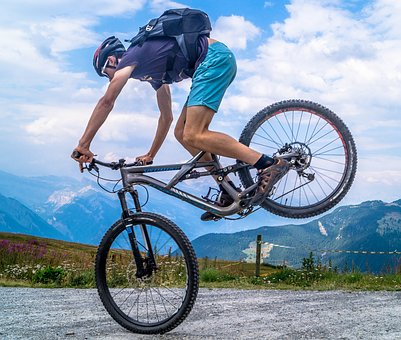
#> input picture DigitalImageProcessing/images/cycle.jpg, 401 x 340 px
$ jupyter execute OpenCVIntro.ipynb
#> lines starting #> are read from the running program, lines starting #| are printed output that depends on the picture; after the words box and inside, x2 and y2 are one past the last pixel; in counts of white or black regions, pixels touching at a corner belong together
# Image Processing
* The goal of computer vision is to understand the story unfolding in a picture. As humans, this is quite simple. But for computers, the task is extremely difficult.
* What other types of useful applications of computer vision are there? There is sevral examples:
    1. Well, we could build representations of our 3D world using public image repositories like Flickr. We could download thousands and thousands of pictures of Manhattan, taken by citizens with their smartphones and cameras, and then analyze them and organize them to construct a 3D representation of the city. We would then virtually navigate this city through our computers. Sound cool?
    2. Another popular application of computer vision is surveillance.
    3. While surveillance tends to have a negative connotation of sorts, there are many different types of surveillance. One type of surveillance is related to analyzing security videos, looking for possible suspects after a robbery.
    4. But a different type of surveillance can be seen in the retail world. Department stores can use calibrated cameras totrack how you walk through their stores and which kiosks you stop at.
    5. On your last visit to your favorite clothing retailer, did you stop to examine the spring’s latest jean trends? How long did you look at the jeans? What was your facial expression as you looked at the jeans? Did you then pickup a pair and head to the dressing room? These are all types of questions that computer vision surveillance systems can answer.
    6. Perhaps the biggest success computer vision success story you may have heard of is the X-Box 360 Kinect. The Kinect can use a stereo camera to understand the depth of an image, allowing it to classify and recognize human poses, with the help of some machine learning, of course.

## Loading Image

[cell 1]
import cv2
image = cv2.imread('images/cycle.jpg')
#> image is the input picture: shape (340, 401, 3); mean B, G, R 175.8, 156.1, 136.3
print ("width: %d pixels" % (image.shape[1]))
#| width: 401 pixels
print ("height: %d pixels" % (image.shape[0]))
#| height: 340 pixels
print ("channels: %d" % (image.shape[2]))
#| channels: 3
cv2.imshow("Image", image)
if(cv2.waitKey(0)):
#> (key Esc is pressed here)
 cv2.destroyAllWindows()

## Saving an Image

[cell 2]
cv2.imwrite("newimage.jpg", image)
#> Out = True

### Results
* Examining the the output of the script, you should also see some basic information on our image. You’ll note that the image width, height, and 3 channels (the RGB components of the image). Represented as a **NumPy array**,So here, image has a shape of (401,340,3)
* **When we write matrices, it is common to write them in the form (# of rows × # of columns) – this is not the case for NumPy. NumPy actually gives you the number of columns, then the number of rows. This is important to keep in mind.**

# Image Basics
### What is Pixel?
* Every image consists of a set of pixels. Pixels are the raw, building blocks of an image. There is no finer granularity than the pixel.
* Normally, we think of a pixel as the “color” or the “intensity” of light that appears in a given place in our image.
* If we think of an image as a grid, each square in the grid contains a single pixel.
* Most pixels are represented in two ways: grayscale and color. In a grayscale image, each pixel has a value between 0 and 255, where zero is corresponds to “black” and 255 being “white”.
    * The values in between 0 and 255 are varying shades of gray, where values closer to 0 are darker and values closer 255 are lighter.
* Color pixels are normally represented in the RGB color space – one value for the Red component, one for Green, and one for Blue.
    * Other color spaces exist, but let’s start with the basics and move our way up from there.
* Each of the three colors are represented by an integer in the range 0 to 255, which indicates how “much” of the color there is.
    * Given that the pixel value only needs to be in the range [0, 255] we normally use an 8-bit unsigned integer to represent each color intensity.
* We then combine these values into a RGB tuple in the form (red, green, blue). This tuple represents our color.
* To construct a white color, we would fill each of the red, green, and blue buckets completely up, like this: (255,255,255).
* Then, to create a black color, we would empty each of the buckets out: (0,0,0)
* To create a pure red color, we would fill up the red bucket (and only the red bucket) up completely: (255,0,0)
* For your reference, here are some common colors represented as RGB tuples:

|  Color   |  Corresponding RGB Tuple  |
|:---------|:-------------------------:|
|  Black   |           (0,0,0)         |
|  White   |        (255,255,255)      |
|  Red     |          (255,0,0)        |
|  Green   |          (0,255,0)        |
|  Blue    |          (0,0,255)        |
|  Aqua    |         (0,255,255)       |
| Fuchsia  |         (255,0,255)       |
|  Maroon  |          (128,0,0)        |
|  Navy    |          (0,0,128)        |
|  Olive   |         (128,128,0)       |
|  Purple  |         (128,0,128)       |
|  Teal    |         (0,128,128)       |
|  Yellow  |         (255,255,0)       |

## Accessing and Manipulating Pixels
* Every time we have to consider our image is placed on plane graph sheet so that we can access every pixel by calling its position.
* Remember, OpenCV represents images as NumPy arrays.Conceptually, we can think of this representation as a matrix.
* In order to access a pixel value, we just need to supply the x and y coordinatesof the pixel we are interested in.
* From there, we are given a tuple representing the Red, Green, and Blue components of the image.
* <span style="color:red"> **However, it’s important to note that OpenCV stores RGB channels in reverse order. While we normally think in terms of Red, Green, and Blue, OpenCV actually stores them in the order of Blue, Green, and Red. This is important to note since it could cause some confusion later.** </span>

[cell 3]
import cv2
image = cv2.imread('images/cycle.jpg')
cv2.imshow("Original", image)
(b, g, r) = image[0, 0]
#> b = 248; g = 225; r = 199
print("Pixel at (0, 0) - Red: %d, Green: %d, Blue: %d" % (r, g, b))
#| Pixel at (0, 0) - Red: 199, Green: 225, Blue: 248
image[0, 0] = (0, 0, 255) #purposefully changing Pixel at [0,0]
#> image: shape (340, 401, 3); under 0.01% of pixels changed, all inside (x1, y1, x2, y2) = (0, 0, 1, 1)
(b, g, r) = image[0, 0]
#> b = 0; g = 0; r = 255
print("Pixel at (0, 0) - Red: %d, Green: %d, Blue: %d" % (r, g, b))
#| Pixel at (0, 0) - Red: 255, Green: 0, Blue: 0
corner = image[0:100, 0:100]
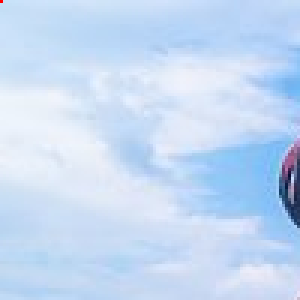
#> corner: shape (100, 100, 3) (shown 3 times larger); mean B, G, R 244.1, 218.2, 197.2
cv2.imshow("Corner", corner)
image[0:100, 0:100] = (0, 255, 0)
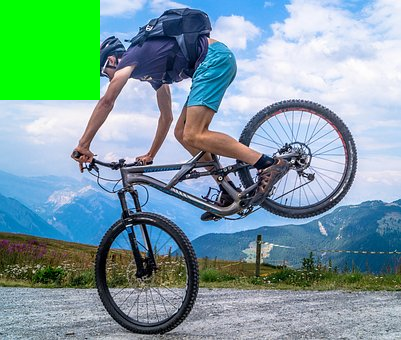
#> image: shape (340, 401, 3); mean B, G, R 157.9, 158.8, 121.8
cv2.imshow("Updated", image)
cv2.waitKey(0)

* In above program on line 9, we grab a 100 × 100 pixel region of the image.In fact, this is the top-left corner of the image! In order to grab chunks of an image, NumPy expects we provide four indexes:
    1. **Start y:** The first value is the starting y coordinate. This is where our array slice will start along the y-axis. In our example above, our slice starts at y = 0.
    2. **End y:** Just as we supplied a starting y value, we must provide an ending y value. Our slice stops along the y-axis when y = 100.
    3. **Start x:** The third value we must supply is the starting x coordinate for the slice. In order to grab the top-left region of the image, we start at x = 0.
    4. **End x:** Lastly, we need to provide a x-axis value for our slice to stop. We stop when x = 100.

# Drawing

[cell 4]
import numpy as np
import cv2
canvas = np.zeros((300, 300, 3), dtype = "uint8") # Since Every Pixel is zero it produces a black background
green = (0, 255, 0)
cv2.line(canvas, (0, 0), (300, 300), green) # Shows a line between (0,0) and (300,300)
cv2.imshow("Canvas", canvas)
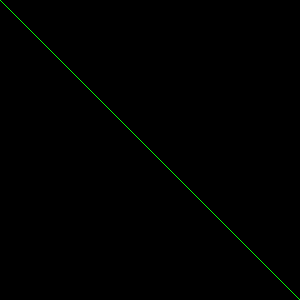
#> window 'Canvas': shape (300, 300, 3); mean B, G, R 0, 0.8, 0
cv2.waitKey(0)
red = (0, 0, 255)
cv2.line(canvas, (300, 0), (0, 300), red, 3)
cv2.imshow("Canvas", canvas)
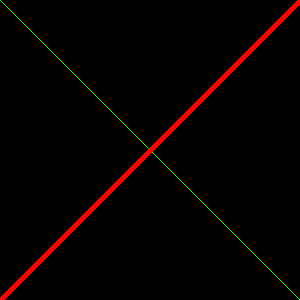
#> window 'Canvas': shape (300, 300, 3); mean B, G, R 0, 0.8, 5.9
if(cv2.waitKey(0)):
#> (key Esc is pressed here)
    cv2.destroyAllWindows()

[cell 5]
import numpy as np
import cv2
canvas = np.zeros((300, 300, 3), dtype = "uint8") # Since Every Pixel is zero it produces a black background
green = (0, 255, 0)
cv2.line(canvas, (0, 0), (300, 300), green) # Shows a line between (0,0) and (300,300)
cv2.imshow("Canvas", canvas)
cv2.waitKey(0)
red = (0, 0, 255)
cv2.line(canvas, (300, 0), (0, 300), red, 3)
cv2.imshow("Canvas", canvas)
cv2.waitKey(0)
cv2.rectangle(canvas, (10, 10), (60, 60), green)
cv2.imshow("Canvas", canvas)
cv2.waitKey(0)
cv2.rectangle(canvas, (50, 200), (200, 225), red, 5)
cv2.imshow("Canvas", canvas)
cv2.waitKey(0)
blue = (255, 0, 0)
cv2.rectangle(canvas, (200, 50), (225, 125), blue, -1)
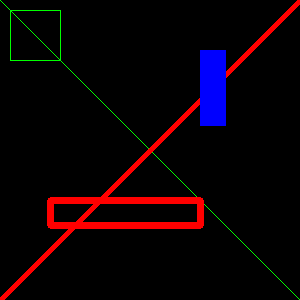
#> canvas: shape (300, 300, 3); mean of channels 0, 1, 2 5.6, 1.4, 12; drawn as B, G, R
cv2.imshow("Canvas", canvas)
cv2.waitKey(0)
canvas = np.zeros((300, 300, 3), dtype = "uint8")
(centerX, centerY) = (canvas.shape[1] // 2, canvas.shape[0] // 2)
white = (255, 255, 255)
for r in range(0, 175, 25):
    cv2.circle(canvas, (centerX, centerY), r, white)
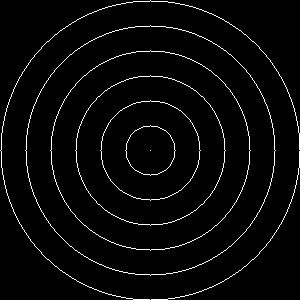
#> canvas: shape (300, 300, 3); 3.3% white in thin lines or dots
cv2.imshow("Canvas", canvas)
if(cv2.waitKey(0)):
#> (key Esc is pressed here)
    cv2.destroyAllWindows()

## Drawing Circles

[cell 6]
import numpy as np
import cv2
canvas = np.zeros((300, 300, 3), dtype = "uint8")
(centerX, centerY) = (canvas.shape[1] // 2, canvas.shape[0] // 2)
white = (255, 255, 255)
for r in range(0, 175, 25):
    cv2.circle(canvas, (centerX, centerY), r, white)
cv2.imshow("Canvas", canvas)
if(cv2.waitKey(0)):
#> (key Esc is pressed here)
    cv2.destroyAllWindows()

[cell 7]
import numpy as np
import cv2
canvas = np.zeros((300, 300, 3), dtype = "uint8")
for i in range(0, 25):
    radius = np.random.randint(5, high = 200)
    color = np.random.randint(0, high = 256, size = (3,)).tolist()
    pt = np.random.randint(0, high = 300, size = (2,))
    cv2.circle(canvas, tuple(pt), radius, color, -1)
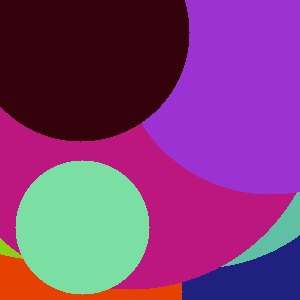
#> canvas: shape (300, 300, 3); mean of channels 0, 1, 2 120.2, 61, 125.3; drawn as B, G, R
cv2.imshow("Canvas", canvas)
if(cv2.waitKey(0)):
#> (key Esc is pressed here)
    cv2.destroyAllWindows()

$ run again, with DigitalImageProcessing/images/aero.jpg copied over DigitalImageProcessing/images/cycle.jpg
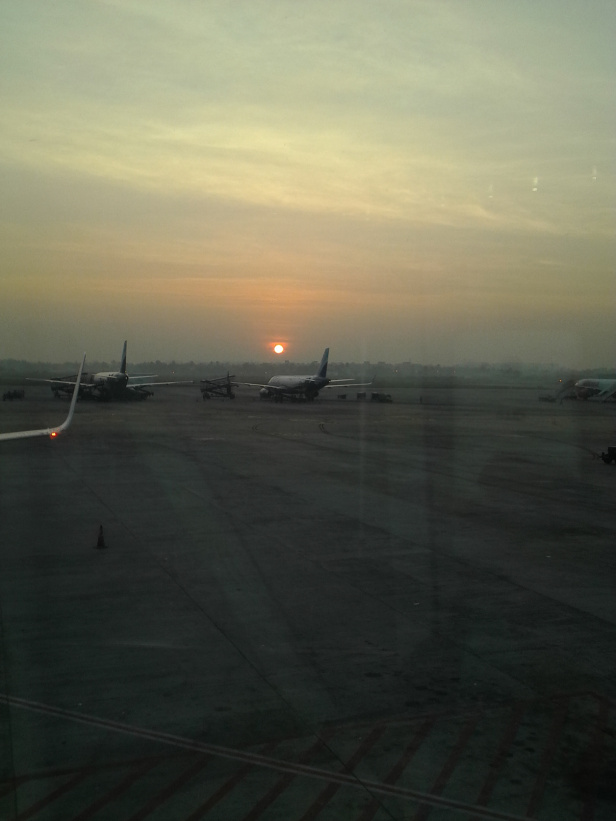
#> input picture DigitalImageProcessing/images/aero.jpg, 616 x 821 px
#> image is the input picture: shape (821, 616, 3); mean B, G, R 80.1, 97, 96.6
#| width: 616 pixels
#| height: 821 pixels
#| channels: 3
#> Out = True
#> `(b, g, r) = image[0, 0]`: b = 141; g = 166; r = 152
#| Pixel at (0, 0) - Red: 152, Green: 166, Blue: 141
#> `(b, g, r) = image[0, 0]`: b = 0; r = 255
#| Pixel at (0, 0) - Red: 255, Green: 0, Blue: 0
#> `corner = image[0:100, 0:100]`:
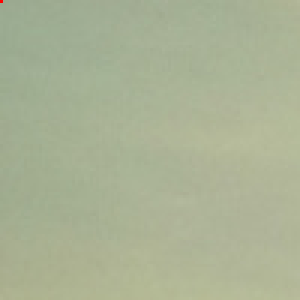
#> corner: shape (100, 100, 3) (shown 3 times larger); mean B, G, R 149.1, 178.5, 169.9
#> `image[0:100, 0:100] = (0, 255, 0)`:
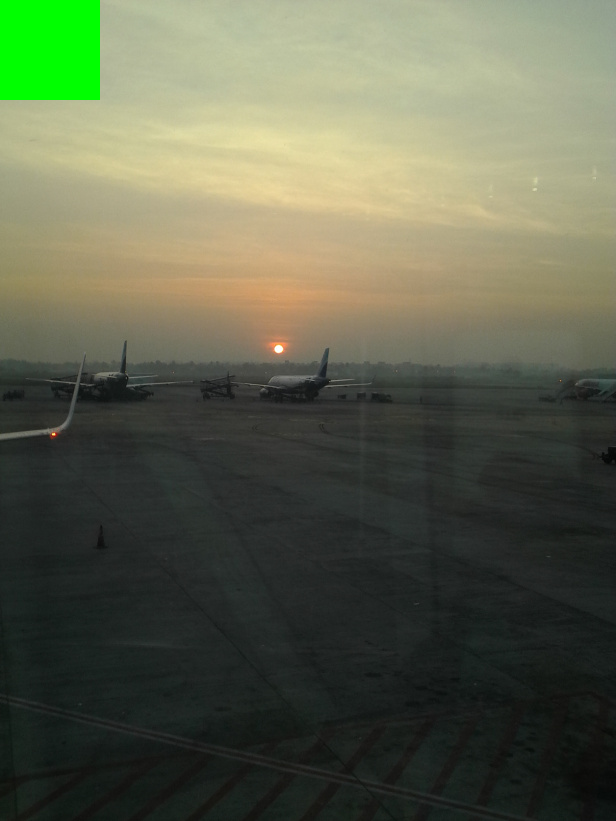
#> image: shape (821, 616, 3); mean B, G, R 77.2, 98.5, 93.2

$ run again, with DigitalImageProcessing/images/bisons.jpg copied over DigitalImageProcessing/images/cycle.jpg
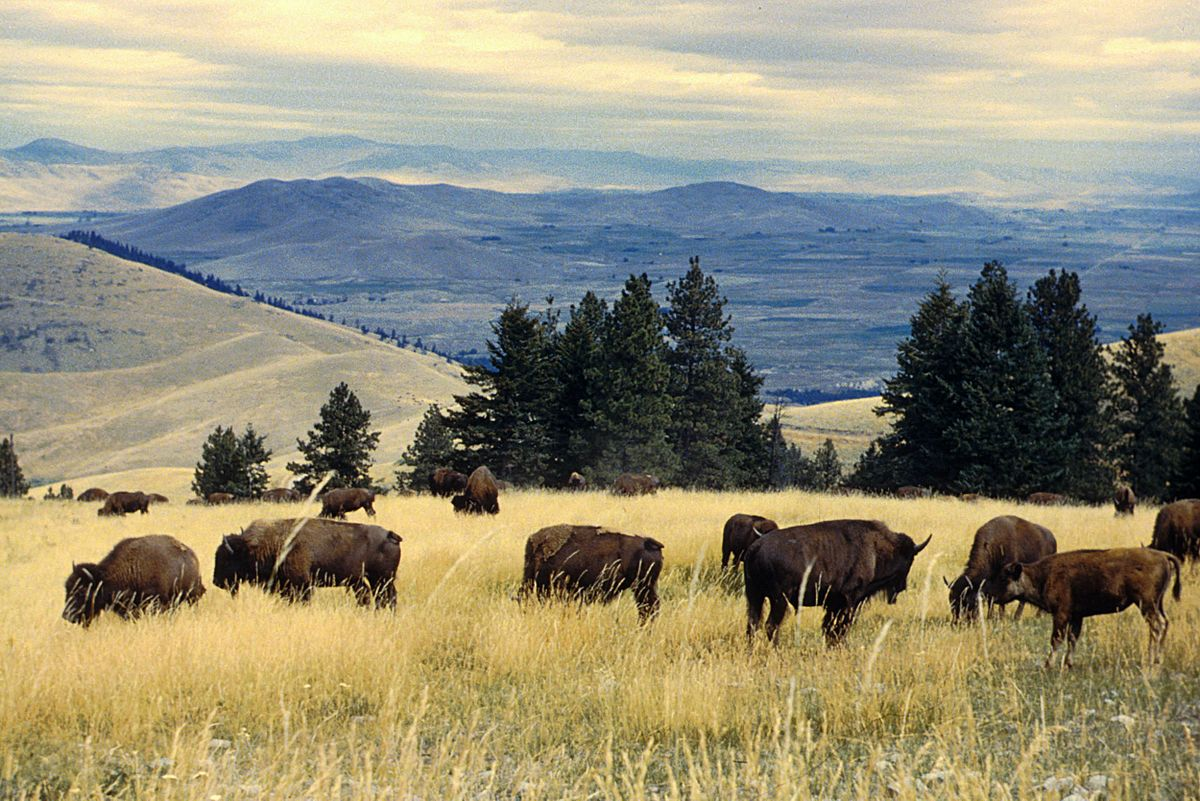
#> input picture DigitalImageProcessing/images/bisons.jpg, 1200 x 801 px
#> image is the input picture: shape (801, 1200, 3); mean B, G, R 119.5, 141.9, 146.7
#| width: 1200 pixels
#| height: 801 pixels
#| channels: 3
#> Out = True
#> `(b, g, r) = image[0, 0]`: b = 187; g = 221; r = 237
#| Pixel at (0, 0) - Red: 237, Green: 221, Blue: 187
#> `(b, g, r) = image[0, 0]`: b = 0; r = 255
#| Pixel at (0, 0) - Red: 255, Green: 0, Blue: 0
#> `corner = image[0:100, 0:100]`:
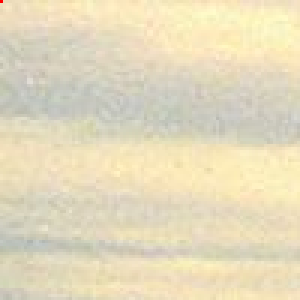
#> corner: shape (100, 100, 3) (shown 3 times larger); mean B, G, R 188.5, 218.6, 228.6
#> `image[0:100, 0:100] = (0, 255, 0)`:
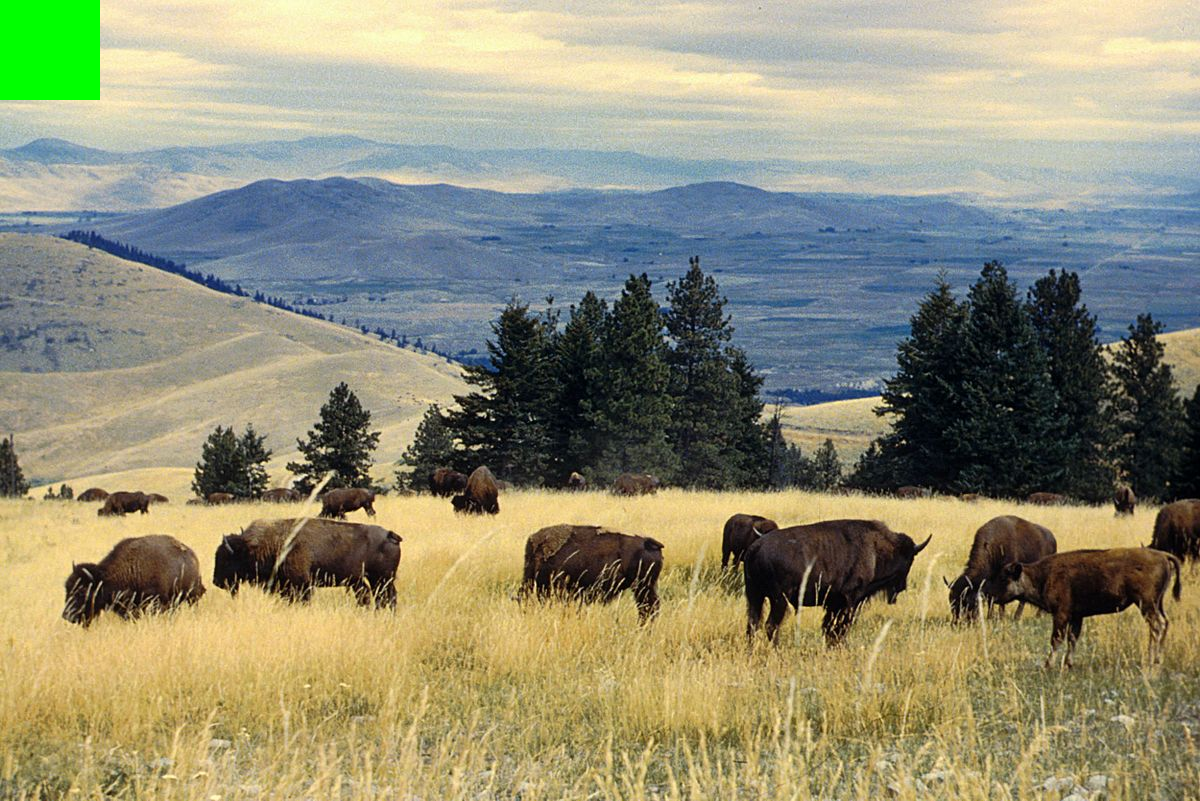
#> image: shape (801, 1200, 3); mean B, G, R 117.5, 142.3, 144.3
